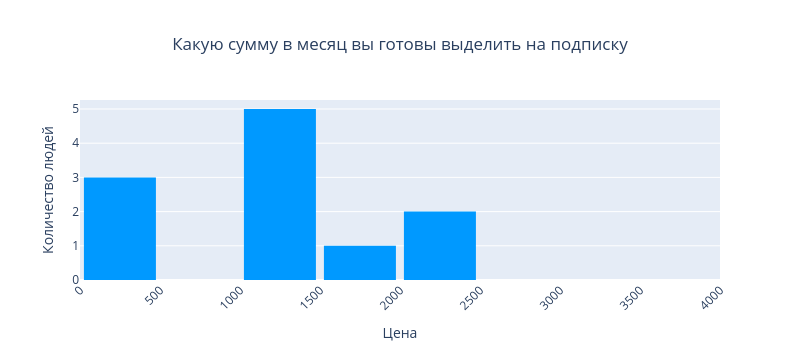

Notebook code cell kept with this figure:
### Code cell
clm = filtered_df.columns[-2]
fig = px.histogram(filtered_df, x=clm, nbins=24, title='Какую сумму в месяц вы готовы выделить на подписку', color_discrete_sequence=['#0099ff'])
fig.update_layout(
    xaxis_title="Цена",
    yaxis_title="Количество людей",
    bargap=0.1,
    width = 800,
    title_x = 0.5
)
fig.update_xaxes(tickangle = -45, range = [0, 4000])
fig.show()

### Figure 1 — Plotly figure (JSON) as saved in the notebook; plotly's stock layout.template omitted (floating-point values rounded to 4 significant figures)
{"data": [{"alignmentgroup": "True", "bingroup": "x", "hovertemplate": "Какую сумму в месяц вы готовы выделить на подписку, которая обеспечит вас свежими яйцами на месяц?=%{x}<br>count=%{y}<extra></extra>", "legendgroup": "", "marker": {"color": "#0099ff", "pattern": {"shape": ""}}, "name": "", "nbinsx": 24, "offsetgroup": "", "orientation": "v", "showlegend": false, "type": "histogram", "x": [1000, 2000, 300, 10000, 300, 300, 2000, 1500, 1000, 1330, 1330, 1000], "xaxis": "x", "yaxis": "y"}], "layout": {"bargap": 0.1, "barmode": "relative", "height": 360, "legend": {"tracegroupgap": 0}, "title": {"text": "Какую сумму в месяц вы готовы выделить на подписку", "x": 0.5}, "width": 800, "xaxis": {"anchor": "y", "domain": [0, 1], "range": [0, 4000], "tickangle": -45, "title": {"text": "Цена"}, "type": "linear"}, "yaxis": {"anchor": "x", "autorange": true, "domain": [0, 1], "range": [0, 5.263], "title": {"text": "Количество людей"}}}}
